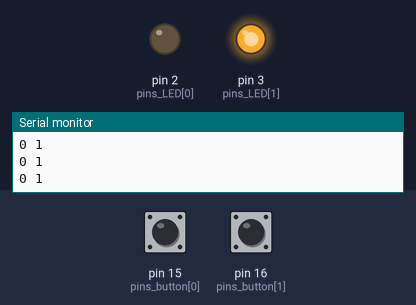
Simulated run of this sketch. Board: Arduino Uno, built with avr-gcc and run on an emulated ATmega328P. Shown: output pins drawn as LEDs (lit = HIGH), the last lines printed to the serial monitor. The inputs (shaded band) are chosen by the test bench; at power-on: pin 15 (pins_button[0]) LOW, pin 16 (pins_button[1]) LOW.

Above: at 2.8 s.
2.9 s: pin 15 (pins_button[0]) pulled HIGH for 1.2 s
At 4.1 s:
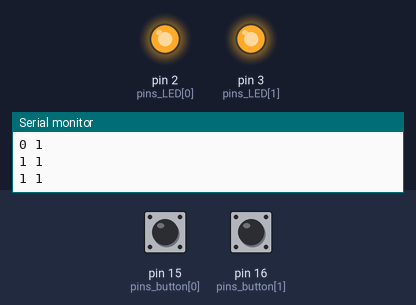
6.5 s: pin 16 (pins_button[1]) pulled HIGH for 1.2 s
At 7.8 s:
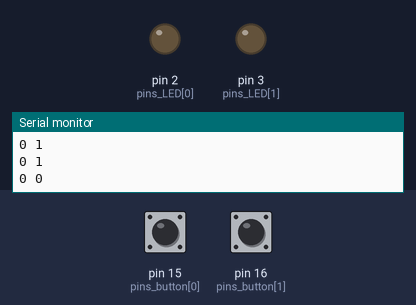
9.5 s: pin 16 (pins_button[1]) pulled HIGH for 3.2 s
At 14.2 s:
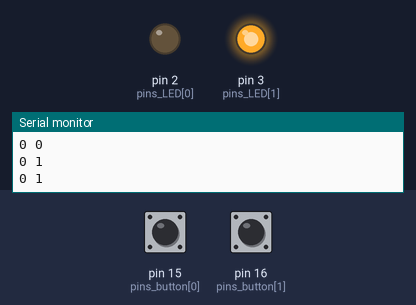
14.5 s: pin 15 (pins_button[0]) pulled HIGH for 3.2 s
At 15.8 s:
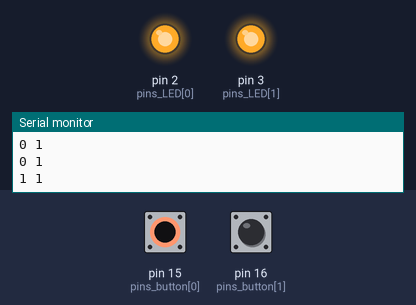
19.5 s: pin 15 (pins_button[0]) driven HIGH and pin 16 (pins_button[1]) driven HIGH
At 20.8 s:
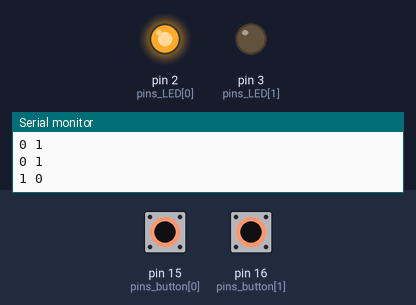
Timing chart, 0 to 22.5 s (numbered marks = the images above; inputs shaded):
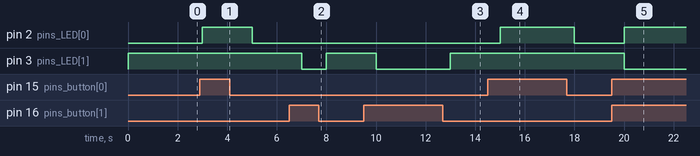

Measured:
- after the input at 2.9 s, pin 2 (pins_LED[0]): LOW → HIGH after 0.10 s, → LOW 2.0 s later
- after the input at 6.5 s, pin 3 (pins_LED[1]): HIGH → LOW after 0.50 s, → HIGH 1.0 s later
- after the input at 9.5 s, pin 3 (pins_LED[1]): HIGH → LOW after 0.50 s, → HIGH 3.0 s later
- after the input at 14.5 s, pin 2 (pins_LED[0]): LOW → HIGH after 0.50 s, → LOW 3.0 s later
- after the input at 19.5 s, pin 2 (pins_LED[0]): LOW → HIGH after 0.50 s; pin 3 (pins_LED[1]): HIGH → LOW after 0.50 s

The sketch:

LAB_4_2_4_201812145_.ino
```cpp
//LED 연결 핀
int pins_LED[] = {2, 3};
//버튼 연결 핀 ( 15 : 풀 다운 저항, 16 : 풀업 저항)
int pins_button[] = {15, 16};

//점멸 패턴                          풀다운 저항      풀업 저항
boolean on_off_patterns[2][2] = { {false, true}, {true, false} };

void setup() {
  Serial.begin(9600);
  for(int i = 0; i < 2; i++){
    //버튼 연결 핀을 입력으로 LED 연결 핀을 출력으로 설정
    pinMode(pins_button[i], INPUT);
    pinMode(pins_LED[i], OUTPUT);
  }
}


void loop() {
  for(int i = 0; i < 2; i++){
    //버튼 상태 읽기
    boolean state = digitalRead(pins_button[i]);
    //LED출력
    //state - 풀다운 저항 - 안눌려졌으면 0 눌려졌으면 1
    //        풀업 저항 - 안눌려졌으면 1 눌려졌으면 0
    digitalWrite(pins_LED[i], on_off_patterns[i][state]);
    Serial.print(on_off_patterns[i][state]);
    Serial.print(" ");
  }
  Serial.println();
  delay(1000);

}
```
